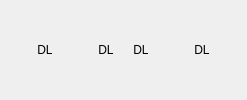
     <widget class="QWidget" name="widget_8" native="true">
      <layout class="QHBoxLayout" name="horizontalLayout_7">
       <item>
        <widget class="QLabel" name="board_label6_0">
         <property name="styleSheet">
          <string notr="true">background-color:&quot;green&quot;
</string>
         </property>
         <property name="text">
          <string/>
         </property>
         <property name="alignment">
          <set>Qt::AlignCenter</set>
         </property>
        </widget>
       </item>
       <item>
        <widget class="QLabel" name="board_label6_1">
         <property name="styleSheet">
          <string notr="true">background-color:&quot;green&quot;
</string>
         </property>
         <property name="text">
          <string/>
         </property>
         <property name="alignment">
          <set>Qt::AlignCenter</set>
         </property>
        </widget>
       </item>
       <item>
        <widget class="QLabel" name="board_label6_2">
         <property name="styleSheet">
          <string notr="true">background-color:&quot;lightblue&quot;
</string>
         </property>
         <property name="text">
          <string>DL</string>
         </property>
         <property name="alignment">
          <set>Qt::AlignCenter</set>
         </property>
        </widget>
       </item>
       <item>
        <widget class="QLabel" name="board_label6_3">
         <property name="styleSheet">
          <string notr="true">background-color:&quot;green&quot;
</string>
         </property>
         <property name="text">
          <string/>
         </property>
         <property name="alignment">
          <set>Qt::AlignCenter</set>
         </property>
        </widget>
       </item>
       <item>
        <widget class="QLabel" name="board_label6_4">
         <property name="styleSheet">
          <string notr="true">background-color:&quot;green&quot;
</string>
         </property>
         <property name="text">
          <string/>
         </property>
         <property name="alignment">
          <set>Qt::AlignCenter</set>
         </property>
        </widget>
       </item>
       <item>
        <widget class="QLabel" name="board_label6_5">
         <property name="styleSheet">
          <string notr="true">background-color:&quot;green&quot;
</string>
         </property>
         <property name="text">
          <string/>
         </property>
         <property name="alignment">
          <set>Qt::AlignCenter</set>
         </property>
        </widget>
       </item>
       <item>
        <widget class="QLabel" name="board_label6_6">
         <property name="styleSheet">
          <string notr="true">background-color:&quot;lightblue&quot;
</string>
         </property>
         <property name="text">
          <string>DL</string>
         </property>
         <property name="alignment">
          <set>Qt::AlignCenter</set>
         </property>
        </widget>
       </item>
       <item>
        <widget class="QLabel" name="board_label6_7">
         <property name="styleSheet">
          <string notr="true">background-color:&quot;green&quot;
</string>
         </property>
         <property name="text">
          <string/>
         </property>
         <property name="alignment">
          <set>Qt::AlignCenter</set>
         </property>
        </widget>
       </item>
       <item>
        <widget class="QLabel" name="board_label6_8">
         <property name="styleSheet">
          <string notr="true">background-color:&quot;lightblue&quot;
</string>
         </property>
         <property name="text">
          <string>DL</string>
         </property>
         <property name="alignment">
          <set>Qt::AlignCenter</set>
         </property>
        </widget>
       </item>
       <item>
        <widget class="QLabel" name="board_label6_9">
         <property name="styleSheet">
          <string notr="true">background-color:&quot;green&quot;
</string>
         </property>
         <property name="text">
          <string/>
         </property>
         <property name="alignment">
          <set>Qt::AlignCenter</set>
         </property>
        </widget>
       </item>
       <item>
        <widget class="QLabel" name="board_label6_10">
         <property name="styleSheet">
          <string notr="true">background-color:&quot;green&quot;
</string>
         </property>
         <property name="text">
          <string/>
         </property>
         <property name="alignment">
          <set>Qt::AlignCenter</set>
         </property>
        </widget>
       </item>
       <item>
        <widget class="QLabel" name="board_label6_11">
         <property name="styleSheet">
          <string notr="true">background-color:&quot;green&quot;
</string>
         </property>
         <property name="text">
          <string/>
         </property>
         <property name="alignment">
          <set>Qt::AlignCenter</set>
         </property>
        </widget>
       </item>
       <item>
        <widget class="QLabel" name="board_label6_12">
         <property name="styleSheet">
          <string notr="true">background-color:&quot;lightblue&quot;
</string>
         </property>
         <property name="text">
          <string>DL</string>
         </property>
         <property name="alignment">
          <set>Qt::AlignCenter</set>
         </property>
        </widget>
       </item>
       <item>
        <widget class="QLabel" name="board_label6_13">
         <property name="styleSheet">
          <string notr="true">background-color:&quot;green&quot;
</string>
         </property>
         <property name="text">
          <string/>
         </property>
         <property name="alignment">
          <set>Qt::AlignCenter</set>
         </property>
        </widget>
       </item>
       <item>
        <widget class="QLabel" name="board_label6_14">
         <property name="styleSheet">
          <string notr="true">background-color:&quot;green&quot;
</string>
         </property>
         <property name="text">
          <string/>
         </property>
         <property name="alignment">
          <set>Qt::AlignCenter</set>
         </property>
        </widget>
       </item>
      </layout>
     </widget>
